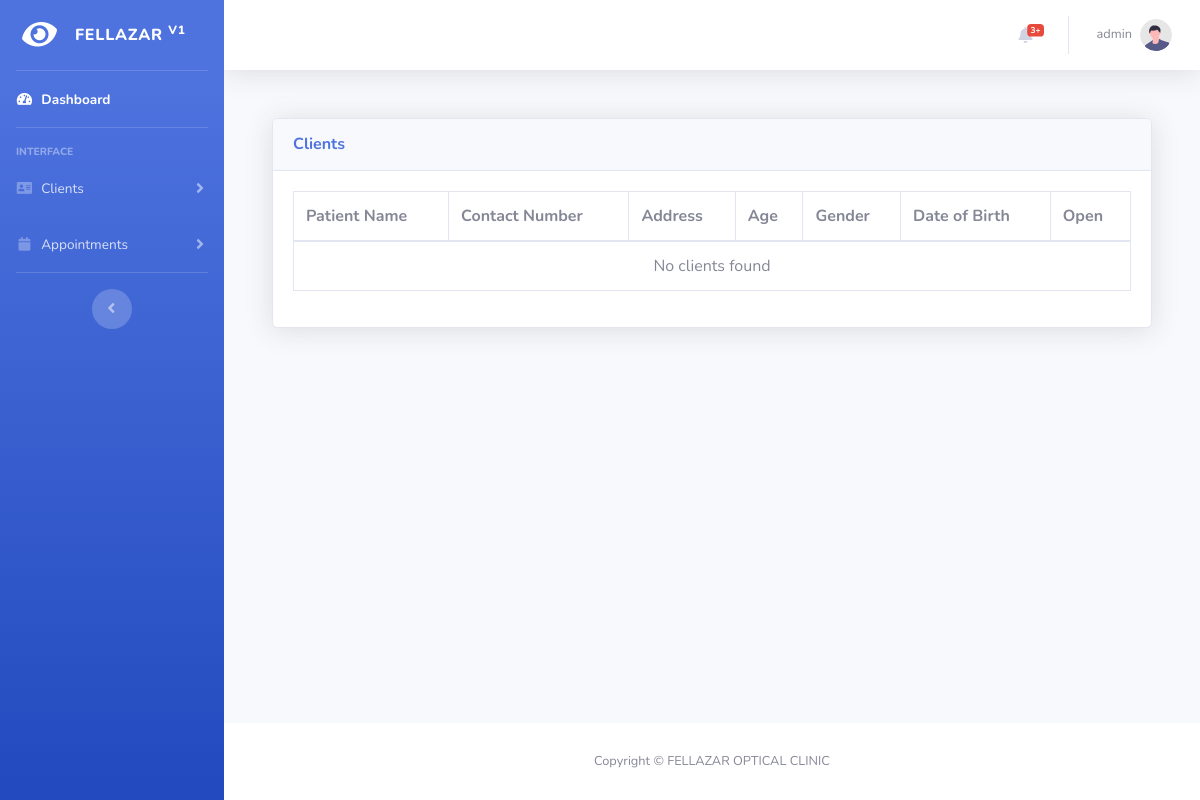
The page /view-client-list.php (signed in) on the database as committed earlier.
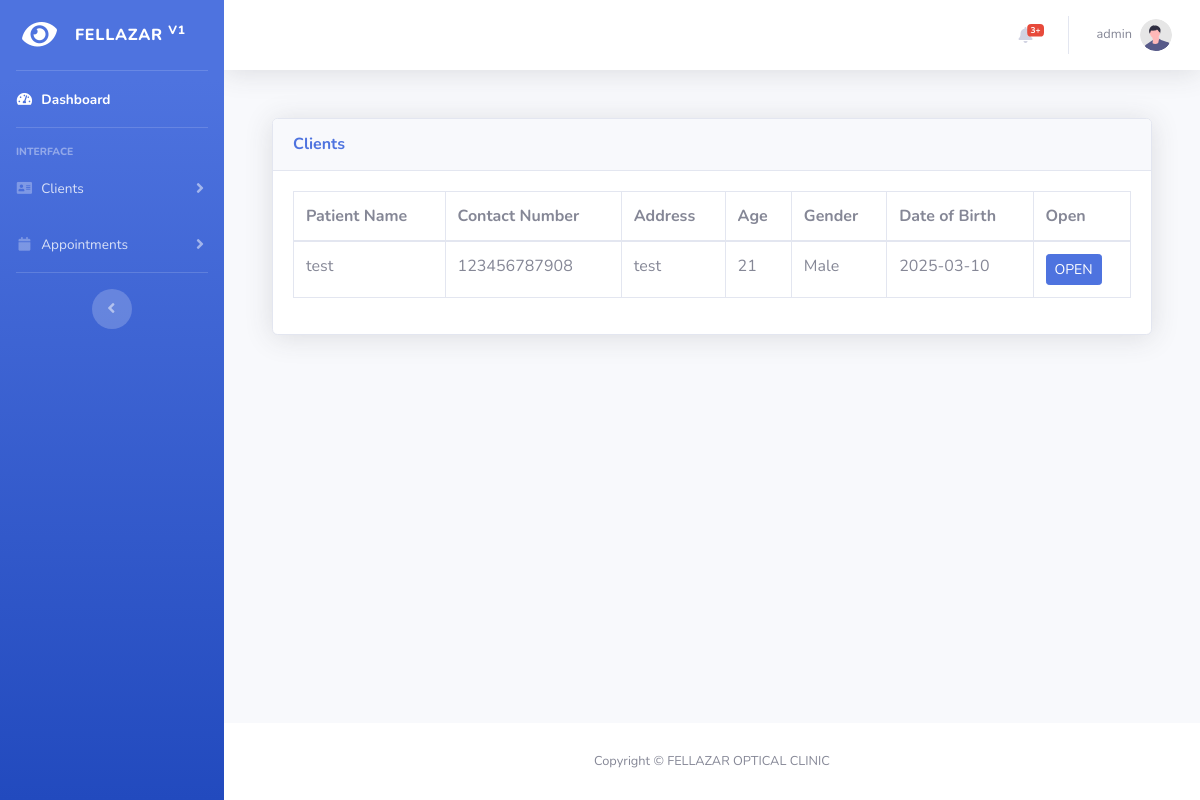
The same page on the database as committed later.
### tables this page shows
CREATE TABLE IF NOT EXISTS `patients` (
  `patientId` int NOT NULL AUTO_INCREMENT,
  `name` varchar(255) NOT NULL,
  `address` text,
  `age` int NOT NULL,
  `gender` enum('Male','Female','Other') NOT NULL,
  `contactNo` varchar(20) DEFAULT NULL,
  `dateOfBirth` date DEFAULT NULL,
  PRIMARY KEY (`patientId`)
);

### view-client-list.php (the view, shortened to what this page needs)
<!DOCTYPE html>
<html lang="en">
<?php
include("connection/connect.php");
if (!isset($_SESSION['adminUsername']) || $_SESSION['adminUsername'] == '' || empty($_SESSION['adminUsername']) || $_SESSION['adminUsername'] == null) {
    echo "<script> window.location.replace('login.php') </script>";
} else {
?>
    <?php include 'pages/header.php'; ?>
    <body id="page-top">
        <div id="wrapper">
            <?php include 'pages/sidebar.php'; ?>
            <div id="content-wrapper" class="d-flex flex-column">
                <div id="content">
                    <?php include 'pages/topbar.php'; ?>
                    <div class="container-fluid">
                        <div class="container mt-4">
                            <div class="card shadow mb-4">
                                <div class="card-header py-3">
                                    <h6 class="m-0 font-weight-bold text-primary">Clients</h6>
                                </div>
                                <div class="card-body">
                                    <div class="table-responsive">
                                        <table class="table table-bordered" id="dataTable" width="100%" cellspacing="0">
                                            <thead>
                                                <tr>
                                                    <th>Patient Name</th>
                                                    <th>Contact Number</th>
                                                    <th>Address</th>
                                                    <th>Age</th>
                                                    <th>Gender</th>
                                                    <th>Date of Birth</th>
                                                    <th>Open</th>
                                                </tr>
                                            </thead>
                                            <tbody>
                                                <?php
                                                $query = "SELECT * FROM patients ORDER BY patientId DESC";
                                                $result = mysqli_query($db, $query);
                                                if (mysqli_num_rows($result) > 0) {
                                                    while ($row = mysqli_fetch_assoc($result)) {
                                                        echo "<tr>";
                                                        echo "<td>" . htmlspecialchars($row['name']) . "</td>";
                                                        echo "<td>" . htmlspecialchars($row['contactNo']) . "</td>";
                                                        echo "<td>" . htmlspecialchars($row['address']) . "</td>";
                                                        echo "<td>" . htmlspecialchars($row['age']) . "</td>";
                                                        echo "<td>" . htmlspecialchars($row['gender']) . "</td>";
                                                        echo "<td>" . htmlspecialchars($row['dateOfBirth']) . "</td>";
                                                        echo "<td><a href='view-client.php?patient_id=" . $row['patientId'] . "' class='btn btn-primary btn-sm'>OPEN</a></td>";
                                                        echo "</tr>";
                                                    }
                                                } else {
                                                    echo "<tr><td colspan='7' class='text-center'>No clients found</td></tr>";
                                                }
                                                ?>
                                            </tbody>
                                        </table>
                                    </div>
                                </div>
                            </div>
                        </div>
                        <div class="row">
                        </div>
                    </div>
                </div>
                <?php include 'pages/footer.php'; ?>
            </div>
        </div>
        <link rel="stylesheet" href="https://cdn.datatables.net/buttons/2.3.6/css/buttons.dataTables.min.css">
    </body>
</html>
<?php } ?>

Rows that differ between the two databases and show on the page:
added patients: name "test", contactNo "123456787908", address "test", age "21", gender "Male", dateOfBirth "2025-03-10"
Other text that changed with them:
text no longer shown: "No clients found"
